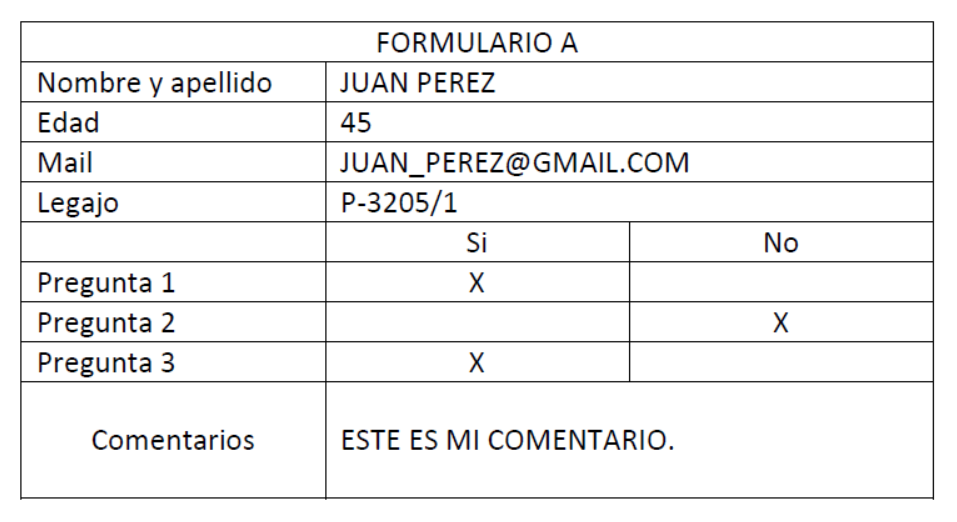
#> input picture imagenes/formulario_01.png, 957 x 522 px; its folder holds 4 pictures in this run
$ python problema2.py   (older library calls are emulated)
#> lines starting #> are read from the running program, lines starting #| are printed output that depends on the picture; after the words box and inside, x2 and y2 are one past the last pixel; in counts of white or black regions, pixels touching at a corner belong together
from pathlib import Path
import cv2
import matplotlib.pyplot as plt
from matplotlib.patches import Rectangle
import numpy as np
from typing import Tuple, Dict
import csv


def _centro_valido(centroides: np.ndarray) -> Tuple[int, int]:
    """Calcula un centro válido a partir de los centroides detectados. Usa el último centroide ordenado por X, o el centroide del fondo si la imagen no tiene componentes válidos."""

    centros = centroides[centroides[:, 0].argsort()]
    cx = float(centros[-1][0])
    cy = float(centros[-1][1])

    if np.isnan(cx) or np.isnan(cy) or (cx == 0 and cy == 0):
        cx = centros[0][0]
        cy = centros[0][1]

    return (int(cx), int(cy))


def generar_roi(
    coordenadas: dict[str, tuple[int, int, int, int]],
    img: np.ndarray,
    mostrar_graficos: bool = True,
) -> dict[str, np.ndarray]:
    """Extrae las regiones de interés (ROI) de la imagen según las coordenadas dadas."""

    zona_interes = {}

    for key in coordenadas.keys():
        y_min, y_max, x_min, x_max = coordenadas[key]
        zona_interes[key] = img[y_min:y_max, x_min:x_max]

    # Visualización de las regiones de interés
    n_celdas = len(zona_interes)
    n_cols = min(3, n_celdas)
    n_rows = int(np.ceil(n_celdas / n_cols))

    if mostrar_graficos:
        fig, axes = plt.subplots(
            n_rows, n_cols, figsize=(4 * n_cols, 3 * n_rows), constrained_layout=True
        )
        fig.suptitle("Regiones de interés detectadas", fontsize=16)

        # axes es de tipo numpy.ndarray
        ejes = axes.flatten()

        for ax, (campo, roi) in zip(ejes, zona_interes.items()):
            ax.imshow(roi, cmap="gray", vmin=0, vmax=255)
            ax.set_title(campo)
            ax.axis("off")

        for ax in ejes[len(zona_interes) :]:
            ax.remove()

        plt.show(block=False)

    return zona_interes


def dibujar_check(img: np.ndarray, centro: Tuple[int, int], grosor=2) -> np.ndarray:
    """Dibuja una marca de verificación (check) en la imagen en la posición indicada."""

    x, y = centro
    offset = 15

    cv2.line(img, (x - offset, y), (x, y + offset), 0, grosor)
    cv2.line(img, (x, y + offset), (x + offset, y - offset), 0, grosor)
    return img


def dibujar_x(img: np.ndarray, centro: Tuple[int, int], grosor=2) -> np.ndarray:
    """Dibuja una X en la imagen en la posición indicada."""

    x, y = centro
    offset = 15

    cv2.line(img, (x - offset, y - offset), (x + offset, y + offset), 0, grosor)
    cv2.line(img, (x - offset, y + offset), (x + offset, y - offset), 0, grosor)
    return img


def calcular_caracteres(roi: np.ndarray) -> int:
    """Cuenta el número de componentes conectados (caracteres) en la región de interés."""

    roi_binaria = (roi == 0).astype(np.uint8)
    num_labels, _, _, _ = cv2.connectedComponentsWithStats(
        roi_binaria, connectivity=8, ltype=cv2.CV_32S
    )
    return num_labels - 1


def buscar_coordenadas_formulario(
    img: np.ndarray, mostrar_graficos: bool = True
) -> dict[str, tuple[int, int, int, int]]:
    """Detecta las coordenadas de los campos del formulario usando proyecciones horizontal y vertical."""

    # Analisis de la imagen binarizada
    # Se obtienen las proyecciones horizontal y vertical de la imagen binarizada
    # Se suman los pixeles negros (0) en cada fila y columna
    proyeccion_horizontal = np.sum(img == 0, axis=1)
    proyeccion_vertical = np.sum(img == 0, axis=0)

    # Se calcula el umbral para la proyección horizontal y vertical
    umbral_horizontal = np.percentile(proyeccion_horizontal, 98)
    umbral_vertical = np.percentile(proyeccion_vertical, 99.4)

    # Obtenemos los índices donde la proyección supera o es igual al umbral
    # El [0] es porque np.where devuelve una tupla
    indices_lineas = np.where(proyeccion_horizontal >= umbral_horizontal)[0]
    indices_columnas = np.where(proyeccion_vertical >= umbral_vertical)[0]

    if mostrar_graficos:
        # Grafico para visualizar los valores de los umbrales definidos
        _, (ax_h, ax_v) = plt.subplots(1, 2, constrained_layout=True)

        ax_h.plot(proyeccion_horizontal, label="horizontal_projection")
        ax_h.axhline(
            umbral_horizontal, color="red", linestyle="--", label="th_horizontal"
        )
        ax_h.set_title("Proyección horizontal")
        ax_h.legend()

        ax_v.plot(proyeccion_vertical, label="vertical_projection")
        ax_v.axhline(
            umbral_vertical, color="green", linestyle="--", label="th_vertical"
        )
        ax_v.set_title("Proyección vertical")
        ax_v.legend()

        plt.show(block=False)

    # Deteccion de cambio de línea y columnas
    # Se calcula la diferencia entre índices consecutivos
    espacio_entre_lineas = np.diff(indices_lineas)
    espacio_entre_columnas = np.diff(indices_columnas)

    # Se consideran como saltos aquellos espacios mayores a 1, indican espacios en blanco entre líneas o columnas
    salto_lineas = np.where(espacio_entre_lineas > 1)[0]
    salto_columnas = np.where(espacio_entre_columnas > 1)[0]

    # Se agrupan los índices en base a los saltos detectados
    # Se suma 1 a los índices de salto para incluir el primer índice del nuevo grupo ya que el diff lo excluye
    grupo_lineas = np.split(indices_lineas, salto_lineas + 1)
    grupo_columnas = np.split(indices_columnas, salto_columnas + 1)

    # Se calcula la media de cada grupo para obtener una única coordenada representativa
    # Se convierte a entero para usar como coordenada de píxel
    coordenadas_finales_lineas = [np.mean(grupo) for grupo in grupo_lineas]
    coordenadas_finales_columnas = [np.mean(grupo) for grupo in grupo_columnas]

    if mostrar_graficos:
        # Visualización de los resultados
        _, ax = plt.subplots(constrained_layout=True)

        # Mostrar la imagen binarizada
        ax.imshow(img, cmap="gray", vmin=0, vmax=255)

        # Superponer las líneas horizontales detectadas
        for y in coordenadas_finales_lineas:
            ax.axhline(float(y), color="red", linestyle="--", linewidth=2)

        # Superponer las líneas verticales detectadas
        for x in coordenadas_finales_columnas:
            ax.axvline(float(x), color="cyan", linestyle="--", linewidth=2)

        ax.set_title("Detección de Cuadrícula Superpuesta")
        ax.axis("off")
        plt.show(block=False)

    # Diccionario de tuplas con las coordenadas de las regiones del formulario
    # Cada tupla tiene la forma (punto superior izquierdo, punto inferior derecho, punto superior izquierdo, punto inferior derecho)
    formulario = {
        "tipo_formulario": (
            int(coordenadas_finales_lineas[0] + 1.5),
            int(coordenadas_finales_lineas[1] - 1.5),
            int(coordenadas_finales_columnas[0] + 1.5),
            int(coordenadas_finales_columnas[3] - 1.5),
        ),
        "nombre_apellido": (
            int(coordenadas_finales_lineas[1] + 1.5),
            int(coordenadas_finales_lineas[2] - 1.5),
            int(coordenadas_finales_columnas[1] + 1.5),
            int(coordenadas_finales_columnas[3] - 1.5),
        ),
        "edad": (
            int(coordenadas_finales_lineas[2] + 1.5),
            int(coordenadas_finales_lineas[3] - 1.5),
            int(coordenadas_finales_columnas[1] + 1.5),
            int(coordenadas_finales_columnas[3] - 1.5),
        ),
        "mail": (
            int(coordenadas_finales_lineas[3] + 1.5),
            int(coordenadas_finales_lineas[4] - 1.5),
            int(coordenadas_finales_columnas[1] + 1.5),
            int(coordenadas_finales_columnas[3] - 1.5),
        ),
        "legajo": (
            int(coordenadas_finales_lineas[4] + 1.5),
            int(coordenadas_finales_lineas[5] - 1.5),
            int(coordenadas_finales_columnas[1] + 1.5),
            int(coordenadas_finales_columnas[3] - 1.5),
        ),
        "pregunta_1_si": (
            int(coordenadas_finales_lineas[6] + 1.5),
            int(coordenadas_finales_lineas[7] - 1.5),
            int(coordenadas_finales_columnas[1] + 1.5),
            int(coordenadas_finales_columnas[2] - 1.5),
        ),
        "pregunta_1_no": (
            int(coordenadas_finales_lineas[6] + 1.5),
            int(coordenadas_finales_lineas[7] - 1.5),
            int(coordenadas_finales_columnas[2] + 1.5),
            int(coordenadas_finales_columnas[3] - 1.5),
        ),
        "pregunta_2_si": (
            int(coordenadas_finales_lineas[7] + 1.5),
            int(coordenadas_finales_lineas[8] - 1.5),
            int(coordenadas_finales_columnas[1] + 1.5),
            int(coordenadas_finales_columnas[2] - 1.5),
        ),
        "pregunta_2_no": (
            int(coordenadas_finales_lineas[7] + 1.5),
            int(coordenadas_finales_lineas[8] - 1.5),
            int(coordenadas_finales_columnas[2] + 1.5),
            int(coordenadas_finales_columnas[3] - 1.5),
        ),
        "pregunta_3_si": (
            int(coordenadas_finales_lineas[8] + 1.5),
            int(coordenadas_finales_lineas[9] - 1.5),
            int(coordenadas_finales_columnas[1] + 1.5),
            int(coordenadas_finales_columnas[2] - 1.5),
        ),
        "pregunta_3_no": (
            int(coordenadas_finales_lineas[8] + 1.5),
            int(coordenadas_finales_lineas[9] - 1.5),
            int(coordenadas_finales_columnas[2] + 1.5),
            int(coordenadas_finales_columnas[3] - 1.5),
        ),
        "comentarios": (
            int(coordenadas_finales_lineas[9] + 1.5),
            int(coordenadas_finales_lineas[10] - 1.5),
            int(coordenadas_finales_columnas[1] + 1.5),
            int(coordenadas_finales_columnas[3] - 1.5),
        ),
    }

    if mostrar_graficos:
        # Visualización de los centros de cada región del formulario
        _, ax = plt.subplots(constrained_layout=True)
        ax.imshow(img, cmap="gray", vmin=0, vmax=255)

        for campo, (y_min, y_max, x_min, x_max) in formulario.items():
            corners = [
                (x_min, y_min),
                (x_min, y_max),
                (x_max, y_min),
                (x_max, y_max),
            ]
            for x_val, y_val in corners:
                ax.scatter(x_val, y_val, color="red", s=30)
            ax.text(x_min + 5, y_min + 15, campo, color="red", fontsize=8)

        ax.set_title("Coordenadas detectadas del formulario")
        ax.axis("off")
        plt.show(block=False)

    return formulario


def generar_imagen_binarizada(
    img: np.ndarray, mostrar_graficos: bool = True
) -> np.ndarray:
    """Binariza la imagen usando el método de Otsu para calcular el umbral automáticamente."""

    # Esto está para ayudar a pylance a inferir el tipo
    img_thresh: np.ndarray

    # Combina la bandera binaria con el algoritmo Otsu para hallar el umbral automáticamente.
    val, img_thresh = cv2.threshold(img, 0, 255, cv2.THRESH_BINARY + cv2.THRESH_OTSU)

    print(f"Umbral calculado por OTSU: {val}\n")

    if mostrar_graficos:
        _, axes = plt.subplots(1, 2, constrained_layout=True, sharex=True, sharey=True)
        axes[0].imshow(img, cmap="gray", vmin=0, vmax=255)
        axes[0].set_title("Imagen original")

        axes[1].imshow(img_thresh, cmap="gray", vmin=0, vmax=255)
        axes[1].set_title("Binaria + OTSU")

        plt.show(block=False)

    return img_thresh


def calcular_palabras(roi: np.ndarray, campo: str) -> int:
    """Cuenta el número de palabras en la región de interés según distancias entre centroides."""

    umbrales_espacios = {"nombre_apellido": 21, "edad": 21, "mail": 26, "legajo": 24}

    roi_binaria = (roi == 0).astype(np.uint8)
    num_labels, _, _, centroids = cv2.connectedComponentsWithStats(
        roi_binaria, connectivity=8, ltype=cv2.CV_32S
    )

    numero_palabras = 0

    if num_labels > 1:
        centroides_objetos = centroids[1:]
        centroides_ordenados = centroides_objetos[centroides_objetos[:, 0].argsort()]

        x_coordenadas = centroides_ordenados[:, 0]

        # Con las distancias en X calculamos los saltos entre palabras
        distancias_x = np.diff(x_coordenadas)

        indices_saltos_palabra = np.where(distancias_x > umbrales_espacios[campo])[0]

        numero_palabras = len(indices_saltos_palabra) + 1
    else:
        print(f"Campo: {campo}. No se detectaron objetos/caracteres.")

    return numero_palabras


def detectar_tipo_formulario(img: np.ndarray, mostrar_graficos: bool = True) -> str:
    img_invertida = 255 - img

    _, _, stats, _ = cv2.connectedComponentsWithStats(
        img_invertida, connectivity=8, ltype=cv2.CV_32S
    )

    bounding_box = stats[stats[:, 0].argsort()][-1]
    x, y, w, h, _ = bounding_box
    zona_bounding_box = img_invertida[y : y + h, x : x + w]

    if mostrar_graficos:
        _, axes = plt.subplots(1, 2, figsize=(10, 5), constrained_layout=True)

        axes[0].imshow(img_invertida, cmap="gray", vmin=0, vmax=255)
        rect = Rectangle((x, y), w, h, edgecolor="lime", facecolor="none", linewidth=2)
        axes[0].add_patch(rect)
        axes[0].set_title('Bounding box sobre "tipo_formulario"')
        axes[0].axis("off")

        axes[1].imshow(zona_bounding_box, cmap="gray", vmin=0, vmax=255)
        axes[1].set_title("Zona del bounding box")
        axes[1].axis("off")

        plt.show(block=False)

    # A = 134
    # B = 152
    # C != 115
    cuenta_zero = np.count_nonzero(zona_bounding_box)

    return "A" if cuenta_zero == 134 else "B" if cuenta_zero == 152 else "C"


def analisis_formulario(
    img: np.ndarray, mostrar_graficos: bool = True
) -> Tuple[str, Dict[str, Dict[str, bool]], bool]:
    """Analiza un formulario completo, validando cada campo según criterios específicos de caracteres y palabras."""

    img.dtype
    img.dtype

    img_thresh = generar_imagen_binarizada(img, mostrar_graficos)

    formulario = buscar_coordenadas_formulario(img_thresh, mostrar_graficos)

    zona_interes = generar_roi(formulario, img_thresh, mostrar_graficos)

    # Prueba para ver los centroides en el campo "mail"
    roi = zona_interes["mail"]
    roi_binaria = (roi == 0).astype(np.uint8)
    num_labels, _, _, centroids = cv2.connectedComponentsWithStats(
        roi_binaria, connectivity=8, ltype=cv2.CV_32S
    )

    if mostrar_graficos:
        # Visualizar ROI con centroides
        _, ax = plt.subplots(constrained_layout=True)
        ax.imshow(roi, cmap="gray", vmin=0, vmax=255)

        for i in range(1, num_labels):
            cx, cy = centroids[i]
            ax.scatter(cx, cy, color="red", s=50, marker="x", linewidths=2)
            ax.text(cx + 3, cy + 3, str(i), color="red", fontsize=8)

        ax.set_title(f"Centroides detectados: mail ({num_labels - 1} componentes)")
        plt.show(block=False)

    resultado_validaciones = {
        "nombre_apellido": {
            "caracteres": calcular_caracteres(zona_interes["nombre_apellido"]) <= 25,
            "palabras": calcular_palabras(
                zona_interes["nombre_apellido"], "nombre_apellido"
            )
            > 1,
        },
        "edad": {
            "caracteres": calcular_caracteres(zona_interes["edad"]) >= 2
            and calcular_caracteres(zona_interes["edad"]) <= 3,
            "palabras": calcular_palabras(zona_interes["edad"], "edad") == 1,
        },
        "mail": {
            "caracteres": calcular_caracteres(zona_interes["mail"]) <= 25,
            "palabras": calcular_palabras(zona_interes["mail"], "mail") == 1,
        },
        "legajo": {
            "caracteres": calcular_caracteres(zona_interes["legajo"]) == 8,
            "palabras": calcular_palabras(zona_interes["legajo"], "legajo") == 1,
        },
        "pregunta_1": {
            "caracteres": calcular_caracteres(zona_interes["pregunta_1_si"])
            + calcular_caracteres(zona_interes["pregunta_1_no"])
            == 1,
            "palabras": True,
        },
        "pregunta_2": {
            "caracteres": calcular_caracteres(zona_interes["pregunta_2_si"])
            + calcular_caracteres(zona_interes["pregunta_2_no"])
            == 1,
            "palabras": True,
        },
        "pregunta_3": {
            "caracteres": calcular_caracteres(zona_interes["pregunta_3_si"])
            + calcular_caracteres(zona_interes["pregunta_3_no"])
            == 1,
            "palabras": True,
        },
        "comentarios": {
            "caracteres": calcular_caracteres(zona_interes["comentarios"]) <= 25,
            "palabras": calcular_caracteres(zona_interes["comentarios"])
            >= 1,  # Al menos un carácter determina una unica palabra
        },
    }

    for _, resultados in resultado_validaciones.items():
        # Guardar un booleano para mantener el tipo homogéneo en el diccionario
        resultados["es_valido"] = all(resultados.values())

    return (
        detectar_tipo_formulario(zona_interes["tipo_formulario"], mostrar_graficos),
        resultado_validaciones,
        all(resultados["es_valido"] for resultados in resultado_validaciones.values()),
    )


def main():
    """Función principal que procesa todos los formularios y genera resultados."""

    try:
        BASE_DIR = Path(__file__).parent
    except NameError:
        BASE_DIR = Path.cwd()

    imagenes_path = BASE_DIR / "imagenes"
    formularios = sorted(
        p
        for p in imagenes_path.glob("formulario_*.png")
        if p.stem != "formulario_vacio"
    )

    imagenes = []

    for formulario in formularios:
        imagenes.append(cv2.imread(str(formulario), cv2.IMREAD_GRAYSCALE))

    encabezados = [
        "id",
        "nombre y apellido",
        "edad",
        "mail",
        "legajo",
        "pregunta 1",
        "pregunta 2",
        "pregunta 3",
        "comentarios",
    ]
    filas = []
    canvases = []

    # Punto A y B
    for i, img in enumerate(imagenes):
        tipo_formulario, resultado_validaciones, es_valido = analisis_formulario(
            img, True
        )

        print("--------------------------------\n")
        print(f"Formulario {formularios[i].name} tipo {tipo_formulario}")
        for campo, resultados in resultado_validaciones.items():
            resultado = "OK" if resultados["es_valido"] else "MAL"
            print(f"  - {campo}: {resultado}")

        print("\n--------------------------------\n")

        img_thresh = generar_imagen_binarizada(img, False)
        formulario = buscar_coordenadas_formulario(img_thresh, False)
        zona_interes = generar_roi(formulario, img_thresh, False)

        _, _, _, centroids = cv2.connectedComponentsWithStats(
            zona_interes["nombre_apellido"], connectivity=8, ltype=cv2.CV_32S
        )

        marca = (
            dibujar_check(zona_interes["nombre_apellido"], _centro_valido(centroids))
            if es_valido
            else dibujar_x(zona_interes["nombre_apellido"], _centro_valido(centroids))
        )

        canvases.append(marca)

        filas.append(
            [
                formularios[i].stem,
                (
                    "OK"
                    if resultado_validaciones["nombre_apellido"]["es_valido"]
                    else "MAL"
                ),
                "OK" if resultado_validaciones["edad"]["es_valido"] else "MAL",
                "OK" if resultado_validaciones["mail"]["es_valido"] else "MAL",
                "OK" if resultado_validaciones["legajo"]["es_valido"] else "MAL",
                "OK" if resultado_validaciones["pregunta_1"]["es_valido"] else "MAL",
                "OK" if resultado_validaciones["pregunta_2"]["es_valido"] else "MAL",
                "OK" if resultado_validaciones["pregunta_3"]["es_valido"] else "MAL",
                "OK" if resultado_validaciones["comentarios"]["es_valido"] else "MAL",
            ]
        )
#> this loop made 3 passes
#> (printed output is left out)
#> pass 1, in generar_imagen_binarizada, `val, img_thresh = cv2.threshold(img, 0, 255, cv2.THRESH_BINARY + cv2.T..`:
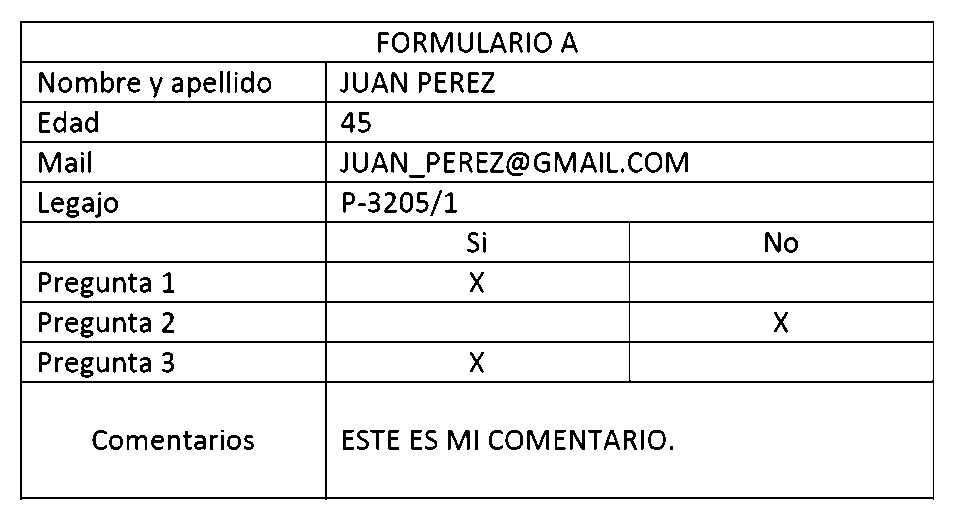
#> img_thresh: shape (522, 957); 92.2% white; black in thin lines or dots, all inside (x1, y1, x2, y2) = (20, 21, 934, 500)
#> pass 1, in generar_imagen_binarizada, `plt.show(block=False)`:
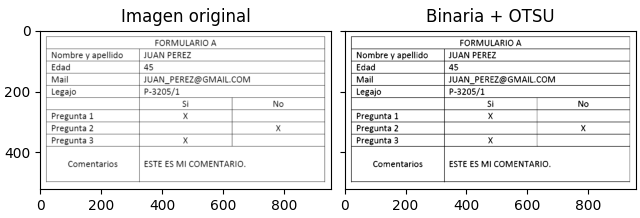
#> figure drawn by matplotlib, 2 panels
#> pass 1, in buscar_coordenadas_formulario, `plt.show(block=False)`:
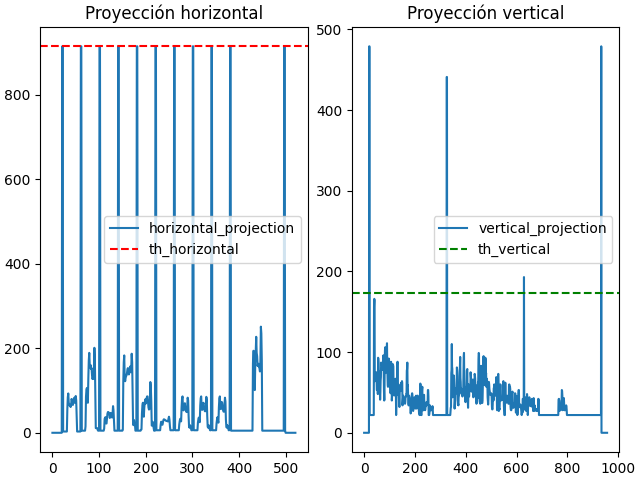
#> figure drawn by matplotlib, 2 panels; panel 1: curve peaks at x = 21, y = 914; panel 2: curve peaks at x = 20, y = 479
#> after the loop, canvases = 3 items; filas = [['formulario_01', 'OK', 'OK', 'OK', 'OK', 'OK', 'OK', 'OK', 'OK'], ['formulario_02', 'MAL', 'MAL', 'MAL', 'MAL', 'MAL', 'MAL', 'MAL', 'MAL'], ['formulario_03', 'OK', 'OK', 'OK', 'OK', 'OK', 'OK', 'OK', 'OK']]
#> (the rest of the program and of its run is left out)
